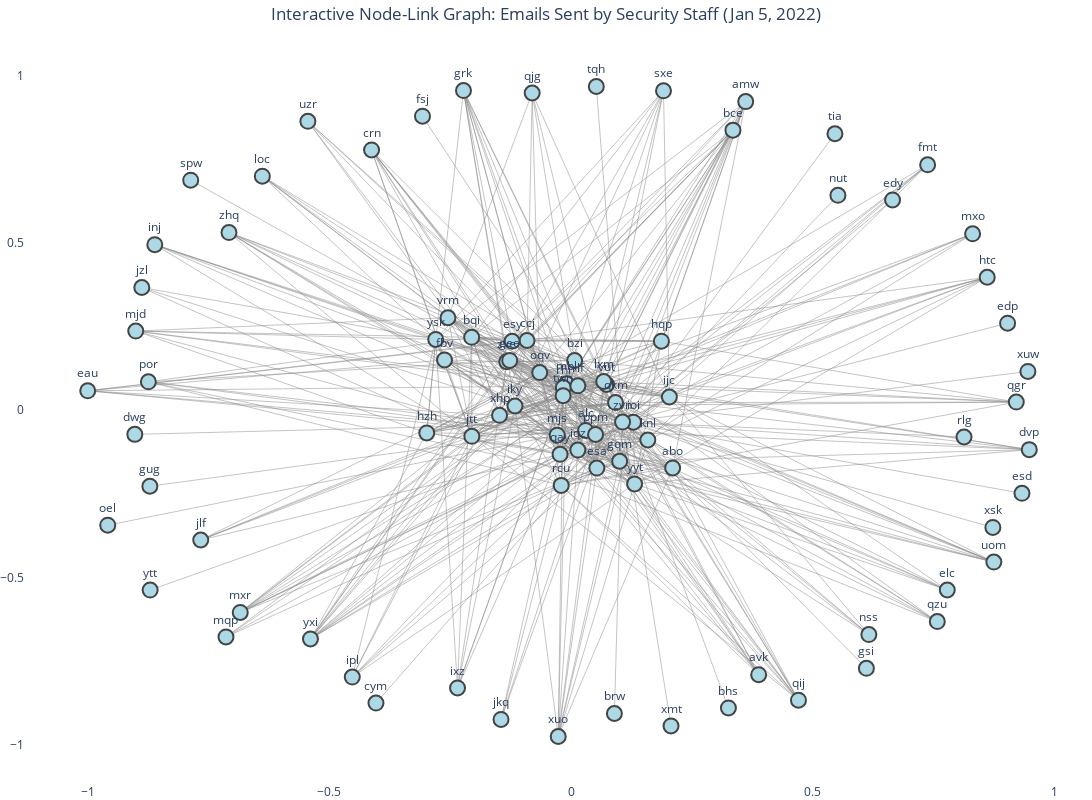

Write notebook code for a chart like this one.
### Markdown cell above
### (Advanced) Question 4: Extend the above, now showing a node for every possible user. The edge connections should be as above, for emails sent by Security staff on 5th January 2022. You should use a shell layout for your network plot.

### Code cell
import networkx as nx
import plotly.graph_objects as go


# Create the graph
G = nx.DiGraph()

# Remove duplicate sender-recipient pairs
unique_email_df = security_email_df[["sender_user_name", "recipient_user_name"]].drop_duplicates()

# Add edges between security senders and their recipients
for _, row in unique_email_df.iterrows():
    G.add_edge(row["sender_user_name"], row["recipient_user_name"])

# Get positions for Plotly (using spring layout for better clarity)
pos = nx.spring_layout(G)

# Extract node positions
x_nodes = [pos[node][0] for node in G.nodes()]
y_nodes = [pos[node][1] for node in G.nodes()]
nodes = list(G.nodes())

# Extract edge positions
edge_x = []
edge_y = []
for edge in G.edges():
    x0, y0 = pos[edge[0]]
    x1, y1 = pos[edge[1]]
    edge_x.extend([x0, x1, None])  # None to create separate line segments
    edge_y.extend([y0, y1, None])

# Create Plotly traces
# Edges
edge_trace = go.Scatter(
    x=edge_x,
    y=edge_y,
    line=dict(width=0.5, color='#888'),
    hoverinfo='none',
    mode='lines'
)

# Nodes
node_trace = go.Scatter(
    x=x_nodes,
    y=y_nodes,
    mode='markers+text',
    text=nodes,  # Display node labels
    textposition="top center",
    hoverinfo='text',
    marker=dict(
        size=15,
        color='lightblue',
        line_width=2
    )
)

# Create the layout
layout = go.Layout(
    title='Interactive Node-Link Graph: Emails Sent by Security Staff (Jan 5, 2022)',
    title_x=0.5,
    showlegend=False,
    xaxis=dict(showgrid=False, zeroline=False),
    yaxis=dict(showgrid=False, zeroline=False),
    plot_bgcolor='white',
    margin=dict(l=0, r=0, t=40, b=0),
    width = 1430,
    height = 800
)


# Create the figure
fig = go.Figure(data=[edge_trace, node_trace], layout=layout)

# Show the graph
fig.show()

### Figure 1 — Plotly figure (JSON) as saved in the notebook; plotly's stock layout.template omitted (floating-point values rounded to 4 significant figures; data arrays with more than 128 entries replaced by an {"elided": "..."} marker saying what was removed)
{"data": [{"hoverinfo": "none", "line": {"color": "#888", "width": 0.5}, "mode": "lines", "type": "scatter", "x": {"elided": "1503 float values"}, "y": {"elided": "1503 float values"}}, {"hoverinfo": "text", "marker": {"color": "lightblue", "line": {"width": 2}, "size": 15}, "mode": "markers+text", "text": ["ijc", "elc", "oqv", "bce", "mjs", "qij", "ioi", "uom", "iky", "qgr", "fbv", "zvn", "qzu", "bqi", "por", "iqz", "zhq", "rcu", "mxr", "yyt", "htc", "ccj", "ipl", "esa", "alc", "mbl", "amw", "vut", "jlf", "hqp", "inj", "mxo", "ysk", "grk", "yxi", "zxe", "xhp", "bzi", "qkm", "gqm", "rhi", "lxm", "rlf", "xuo", "mqp", "abo", "esy", "jtt", "qay", "knl", "loc", "crn", "vrm", "uzr", "fmt", "gee", "nss", "sxe", "twn", "eau", "mjd", "qjg", "hzh", "ixz", "ppm", "jkq", "avk", "dvp", "gsi", "xmt", "brw", "ytt", "edp", "jzl", "gug", "xuw", "tia", "tqh", "esd", "fsj", "oel", "dwg", "edy", "rlg", "spw", "bhs", "cym", "xsk", "nut"], "textposition": "top center", "type": "scatter", "x": [0.2034, 0.7784, -0.06485, 0.3349, -0.02868, 0.4705, 0.1291, 0.8747, -0.116, 0.9212, -0.2618, 0.1066, 0.7577, -0.2056, -0.8745, 0.01397, -0.7077, -0.02033, -0.6844, 0.1315, 0.861, -0.0911, -0.4526, 0.05334, 0.03006, -0.009275, 0.3613, 0.0734, -0.7662, 0.1869, -0.8612, 0.8308, -0.28, -0.2226, -0.5392, -0.1331, -0.148, 0.00736, 0.09195, 0.1006, -0.01606, 0.06756, 0.0141, -0.02655, -0.714, 0.2102, -0.122, -0.2053, -0.02273, 0.1588, -0.6387, -0.4128, -0.2547, -0.5445, 0.7377, -0.1269, 0.6161, 0.1912, -0.01645, -1, -0.9006, -0.08047, -0.2986, -0.2349, 0.05069, -0.1449, 0.3881, 0.948, 0.611, 0.2068, 0.08968, -0.8709, 0.9032, -0.8881, -0.8714, 0.9452, 0.546, 0.05223, 0.9329, -0.3074, -0.9585, -0.9026, 0.6652, 0.813, -0.787, 0.3256, -0.4036, 0.8727, 0.5521], "y": [0.03902, -0.5375, 0.1121, 0.8363, -0.07505, -0.8666, -0.03607, -0.454, 0.01214, 0.02384, 0.1499, -0.03579, -0.6318, 0.2175, 0.08438, -0.1194, 0.5302, -0.2249, -0.6045, -0.2205, 0.3968, 0.2079, -0.7975, -0.1732, -0.06073, 0.07856, 0.9214, 0.07661, -0.388, 0.2059, 0.4942, 0.5265, 0.2112, 0.9544, -0.6836, 0.1444, -0.01564, 0.1481, 0.02256, -0.1528, 0.06742, 0.08532, 0.07237, -0.975, -0.6777, -0.1727, 0.2054, -0.07847, -0.1321, -0.08943, 0.6988, 0.7771, 0.2759, 0.8626, 0.7326, 0.1483, -0.6705, 0.9538, 0.04293, 0.05766, 0.2361, 0.9472, -0.06827, -0.8299, -0.07297, -0.9241, -0.7905, -0.1181, -0.7713, -0.9436, -0.9064, -0.5377, 0.2596, 0.3661, -0.2275, 0.1154, 0.8255, 0.9665, -0.2485, 0.8779, -0.3438, -0.07254, 0.6277, -0.08041, 0.6868, -0.8898, -0.8752, -0.3507, 0.6416]}], "layout": {"height": 800, "margin": {"b": 0, "l": 0, "r": 0, "t": 40}, "plot_bgcolor": "white", "showlegend": false, "title": {"text": "Interactive Node-Link Graph: Emails Sent by Security Staff (Jan 5, 2022)", "x": 0.5}, "width": 1430, "xaxis": {"showgrid": false, "zeroline": false}, "yaxis": {"showgrid": false, "zeroline": false}}}
